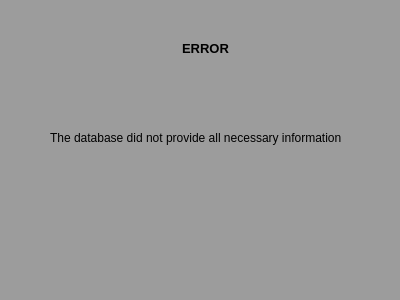
<?xml version="1.0" encoding="UTF-8"?>
<ui version="4.0">
 <class>errorwindow</class>
 <widget class="QDialog" name="errorwindow">
  <property name="geometry">
   <rect>
    <x>0</x>
    <y>0</y>
    <width>400</width>
    <height>300</height>
   </rect>
  </property>
  <property name="windowTitle">
   <string>Dialog</string>
  </property>
  <property name="styleSheet">
   <string notr="true">background-color: rgb(156, 156, 156)</string>
  </property>
  <widget class="QLabel" name="label">
   <property name="geometry">
    <rect>
     <x>120</x>
     <y>40</y>
     <width>171</width>
     <height>16</height>
    </rect>
   </property>
   <property name="font">
    <font>
     <pointsize>10</pointsize>
     <weight>75</weight>
     <bold>true</bold>
    </font>
   </property>
   <property name="text">
    <string>ERROR</string>
   </property>
   <property name="alignment">
    <set>Qt::AlignCenter</set>
   </property>
  </widget>
  <widget class="QLabel" name="label_2">
   <property name="geometry">
    <rect>
     <x>50</x>
     <y>130</y>
     <width>321</width>
     <height>16</height>
    </rect>
   </property>
   <property name="text">
    <string>The database did not provide all necessary information</string>
   </property>
  </widget>
 </widget>
 <resources/>
 <connections/>
</ui>
